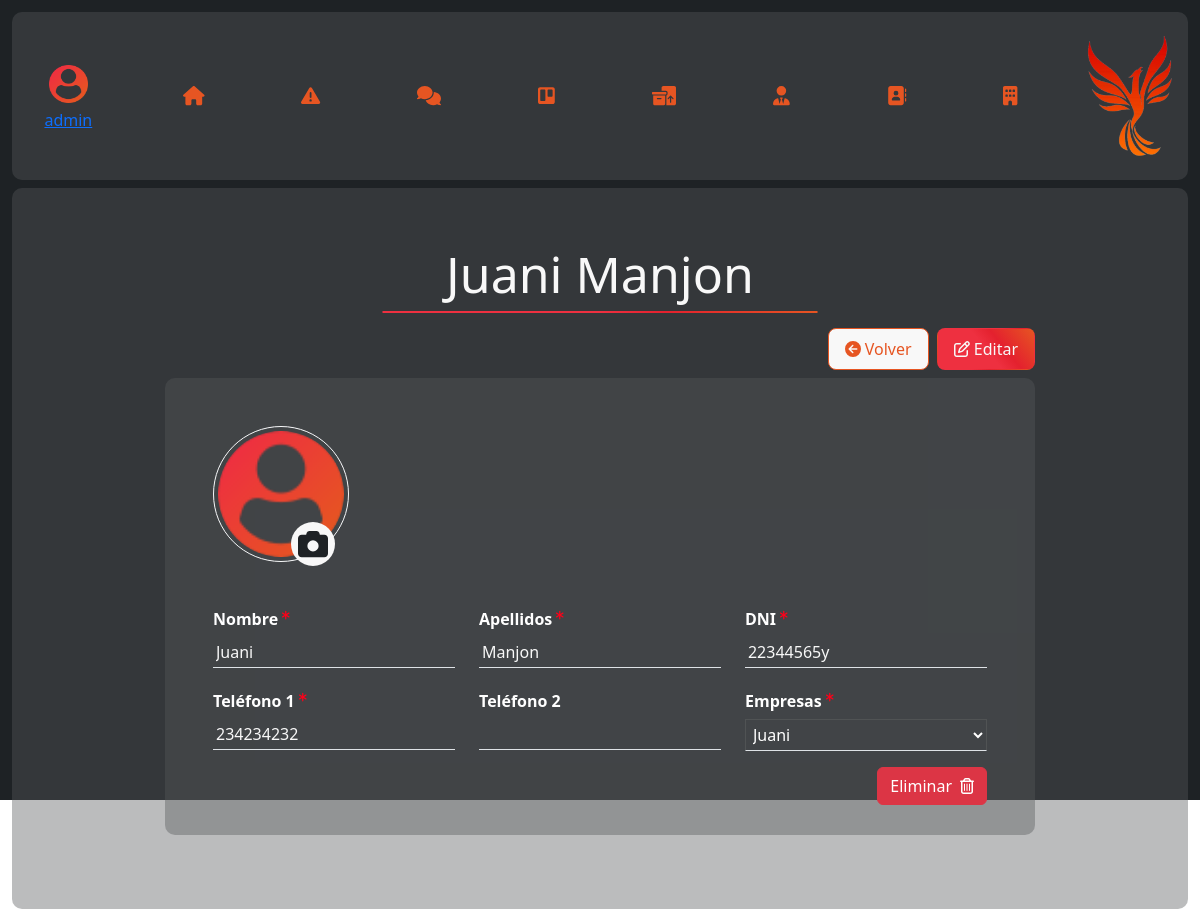
The page /detailsClient-2/ (signed in) on the database its author committed.
### administracion/models.py (models this page shows)
class Cliente(models.Model):
    user = models.OneToOneField(User, on_delete=models.CASCADE, null=True, blank=True)
    dni = models.CharField(max_length=20)
    telefono1 = models.CharField(max_length=20)
    telefono2 = models.CharField(max_length=20, blank=True, null=True)
    foto_perfil = models.FileField(upload_to='administracion/', blank=True, null=True,default=fotoDefault)
    empresa = models.ForeignKey(Empresa, on_delete=models.CASCADE,blank=True, null=True)  # Relación con el modelo Empresa

class Empresa(models.Model):
    nombre = models.CharField(max_length=100)
    cif_nif = models.CharField(max_length=20)
    direccion = models.CharField(max_length=255)
    email = models.EmailField(max_length=100)
    telefono1 = models.CharField(max_length=20)
    telefono2 = models.CharField(max_length=20, blank=True, null=True)

### administracion/views.py (the view)
# urls.py: path('detailsClient-<int:client_id>/', views.detailsClient, name='detailsClient'),                     #Url vista detalles clientes y editarlos
@login_required
def detailsClient(request,client_id=None):
    enterprises = Empresa.objects.all()
    if client_id :
        client= Cliente.objects.get(pk=client_id)
        return render(request, 'administracion/detailsClient.html', {'client': client,'enterprises': enterprises})
    else:
        return render(request, 'administracion/detailsClient.html', {'enterprises': enterprises})

### templates/administracion/detailsClient.html (shortened to what this page needs)
{% extends '../global/cdns.html' %}
{% load static %}
{% block content %}
{% include 'global/submenu.html' %}
<section class="main box d-flex contenedor">
    <div class="mx-auto w-75 my-5 overflow-hidden">
        <h2 class='tittle p-0'>{% if client %}{{client.user.first_name}} {{client.user.last_name}}{% else %} Nuevo cliente {% endif %}</h2>
        <div class="d-flex justify-content-end mt-3">
            <button class="buttonReverse me-2 buttonVolver">
                <i class="fa-solid fa-circle-arrow-left" style="color: #e65522;"></i>
                <a href="/clients">Volver</a>
            </button>
            <button class="button" id="buttonEdit">
                <i class="fa-regular fa-pen-to-square" style="color: #f8f8f8;"></i>
                Editar
            </button>
        </div>
        <div class="box formularioCrud p-5 d-flex flex-column  overflow-y-auto barScroll h-75" id="formularioCrud">
            <form class="row gy-4" method="post">
                <div class="position-relative">
                    <img src="{% if client and client.foto_perfil %}{{ client.foto_perfil.url }}{% else %}{% static 'assets/img/usuario.png' %} {% endif %}" alt="" id="profileImage" class="rounded-circle mb-4 border border-light p-1">
                    <label for="foto_perfil">
                        <i class="fa-solid fa-camera position-absolute" style="color: #1e2225"></i>
                    </label>
                </div>
                <div class="col-lg-4 col-md-6 col-sm-12">
                    <div class="d-flex">
                        <h6 class="fw-bold">Nombre</h6>
                        <i class="fa-solid fa-asterisk ps-1 pt-2" style="color: #ff0019;"></i>
                    </div>
                    <input type="text" id="nombre" name="nombre" class="border-bottom bg-transparent w-100 required" disabled value="{{client.user.first_name}}" required>
                </div>
                <div class="col-lg-4 col-md-6 col-sm-12">
                    <div class="d-flex">
                        <h6 class="fw-bold">Apellidos</h6>
                        <i class="fa-solid fa-asterisk ps-1 pt-2" style="color: #ff0019;"></i>
                    </div>
                    <input type="text" id="apellidos" name="apellidos" class="border-bottom bg-transparent w-100 required" required disabled value="{{client.user.last_name}}">
                </div>
                <div class="col-lg-4 col-md-6 col-sm-12">
                    <div class="d-flex">
                        <h6 class="fw-bold">DNI</h6>
                        <i class="fa-solid fa-asterisk ps-1 pt-2" style="color: #ff0019;"></i>
                    </div>
                    <input type="text" id="dni" name="dni" class="border-bottom bg-transparent w-100 required" pattern="[A-Za-z0-9]{9}" title="El CIF/NIF debe tener 9 caracteres alfanuméricos" disabled value="{{client.dni}}" required>
                </div>
                <div class="col-lg-4 col-md-6 col-sm-12">
                    <div class="d-flex">
                        <h6 class="fw-bold">Teléfono 1</h6>
                        <i class="fa-solid fa-asterisk ps-1 pt-2" style="color: #ff0019;"></i>
                    </div>
                    <input type="text" id="telefono1" name="telefono1" class="border-bottom bg-transparent w-100 required" pattern="[0-9]{9}" title="El teléfono sólo puede llevar caracteres numéricos y 9 dígitos" disabled value="{{client.telefono1}}" required>
                </div>
                <div class="col-lg-4 col-md-6 col-sm-12">
                    <h6 class="fw-bold">Teléfono 2</h6>
                    <input type="text" id="telefono2" name="telefono2" class="border-bottom bg-transparent w-100 required" pattern="[0-9]{9}" title="El teléfono sólo puede llevar caracteres numéricos y 9 dígitos" disabled value="{{client.telefono2}}">
                </div>
                <div class="col-lg-4 col-md-6 col-sm-12">
                    <div class="d-flex">
                        <h6 class="fw-bold">Empresas</h6>
                        <i class="fa-solid fa-asterisk ps-1 pt-2" style="color: #ff0019;"></i>
                    </div>
                    <select id="departamento" name="empresa" class="border-bottom bg-transparent w-100 required text-white" disabled>
                        {% for enterprise in enterprises %}
                            <option value="{{ enterprise.id }}" class="text-black" {% if client and client.empresa.id == enterprise.id %} selected {% endif %}>{{ enterprise.nombre }}</option>
                        {% endfor %}
                    </select>
                </div>
            </form>
            {% if client %}
            <div class="d-flex justify-content-end mt-3">
                <button class="btn btn-danger d-flex align-items-center gap-2 " data-bs-toggle="modal" data-bs-target="#exampleModal">
                    Eliminar
                    <i class="fa-regular fa-trash-can" style="color: #ffffff;"></i>
                </button>
            </div>
            {% endif %}
        </div>
    </div>
</section>
{% endblock content %}

### templates/global/submenu.html
{% load static %}
<section class="menuLateral box d-flex flex-column align-items-center justify-content-between">
    <div>
        <a class="link menuLateral__profile" href="/" >
            <img src="{% static 'assets/img/usuario.png' %}" class="profile__photo" alt="Foto de perfil" />
            <p class="m-0 d-none d-sm-inline">{{user.username}}</p>
        </a>
        <section class="menuLateral__enlaces">
            <ul class="enlaces__lista">
                <li>
                    <a href="/inicio" id="option_inicio">
                        <i class="fa-solid fa-house"></i>
                    </a>
                </li>
                <li>
                    <a href="/incidents" id="option_incidencias">
                        <i class="fa-solid fa-triangle-exclamation"></i>
                    </a>
                </li>
                <li>
                    <a href="/chat" id="option_chat">
                        <i class="fa-solid fa-comments"></i>
                    </a>
                </li>
                <li>
                    <a href="/trello" id="option_trello">
                        <i class="fa-brands fa-trello"></i>
                    </a>
                </li>
                <li>
                    <a href="/inventario" id="option_inventario">
                        <i class="fa-solid fa-boxes-packing"></i>
                    </a>
                </li>
                <li>
                    <a href="/employees" id="option_empleado">
                        <i class="fa-solid fa-user-tie"></i>
                    </a>
                </li>
                <li>
                    <a href="/clients" id="option_cliente">
                        <i class="fa-solid fa-address-book"></i>
                    </a>
                </li>
                <li>
                    <a href="/enterprises" id="option_empresas">
                        <i class="fa-solid fa-building"></i>
                    </a>
                </li>
            </ul>
        </section>
        <section class="menuLateral__logo d-flex d-none d-sm-block align-items-center justify-content-center py-2">
            <img src="{% static 'assets/img/logo.png' %}" alt="logo" />
        </section>
    </div>
</section>

### static/style/main.css (style rules this page uses)
* { margin: 0; padding: 0; box-sizing: border-box; }
body, html { font-family: "Raleway"; background-color: #1E2225; }
.containerPrincipal .menuLateral { width: 4%; min-width: 70px; }
.containerPrincipal .contenedor { display: flex; flex-direction: column; width: 100%; }
.box { background-color: rgba(85, 89, 91, 0.4); border-radius: 10px; padding: 1vh; }
.tittle { font-size: 50px; color: #F8F8F8; text-align: center; position: relative; padding-top: 3vh; animation: aparecerCentro 2.5s ease forwards; }
.tittle::after { content: ""; position: absolute; bottom: -1vh; left: 0; width: 50%; height: 2px; background-image: linear-gradient(51deg, #ee3040 50%, #e4212e 65%, #e65522 100%); transform: translateX(50%); }
.button { background-image: linear-gradient(51deg, #ee3040 50%, #e4212e 65%, #e65522 100%); border-radius: 1vh; color: #F8F8F8; border: 1px solid transparent; padding: 1vh 2vh; margin: 1vh 0px; transition: all 0.1s linear; }
.buttonReverse { background-color: #F8F8F8; border-radius: 1vh; color: #e65522; border: 1px solid #e65522; padding: 1vh 2vh; margin: 1vh 0px; }
@media screen and (max-width: 1200px) { .menuLateral { width: 100% !important; flex-direction: row !important; } }
@media screen and (max-width: 1200px) { .menuLateral > div { width: 100%; display: flex; align-items: center; justify-content: center; } }
@media screen and (max-width: 1200px) { .menuLateral .menuLateral__profile { width: 10% !important; } }
@media screen and (max-width: 1200px) { .menuLateral .menuLateral__profile img { width: 40% !important; } }
@media screen and (max-width: 1200px) { .menuLateral .menuLateral__enlaces { width: 100%; } }
@media screen and (max-width: 1200px) { .menuLateral .menuLateral__enlaces .enlaces__lista { margin: 0; width: 100%; display: flex !important; align-items: center; justify-content: space-between; padding-inline: 50px; } }
@media screen and (max-width: 1200px) { .menuLateral .menuLateral__enlaces .enlaces__lista li { padding-block: 25px; } }
@media screen and (max-width: 1200px) { .menuLateral .menuLateral__logo { width: 10%; } }
.menuLateral .menuLateral__profile { display: flex; align-items: center; justify-content: center; flex-direction: column; }
.menuLateral .menuLateral__profile > img.profile__photo { object-fit: contain; width: 80%; padding: 0.3rem 0; }
.menuLateral .menuLateral__logo img { object-fit: contain; width: 100%; margin-top: 0.5rem; }
.menuLateral .menuLateral__enlaces ul { list-style: none; padding: 0; }
.menuLateral .menuLateral__enlaces ul li { text-align: center; padding: 30% 0; }
.menuLateral .menuLateral__enlaces ul a { font-size: larger; border-radius: 100%; padding: 1rem; text-decoration: none; color: #e65522; transition: background 0.2s linear; }
.buttonReverse a { text-decoration: none; color: #e65522; }
.formularioCrud .fa-camera { bottom: 20px; left: 90px; font-size: 30px; background-color: #F8F8F8; border-radius: 100px; padding: 7px; cursor: pointer; }
.formularioCrud img { width: 17vh; height: 17vh; }
.formularioCrud input { border: none; color: #F8F8F8; padding: 3px; }
.formularioCrud select { padding: 3px; }
.fa-asterisk { font-size: 10px; transform: translateY(-8px); }

### rows shown on the page
Cliente: user.first_name "Juani", user.last_name "Manjon", nombre "Juani", apellidos "Manjon", dni "22344565y", telefono1 "234234232", empresa "Juani"

### other values the page prints
{{ user.username }} "admin"
